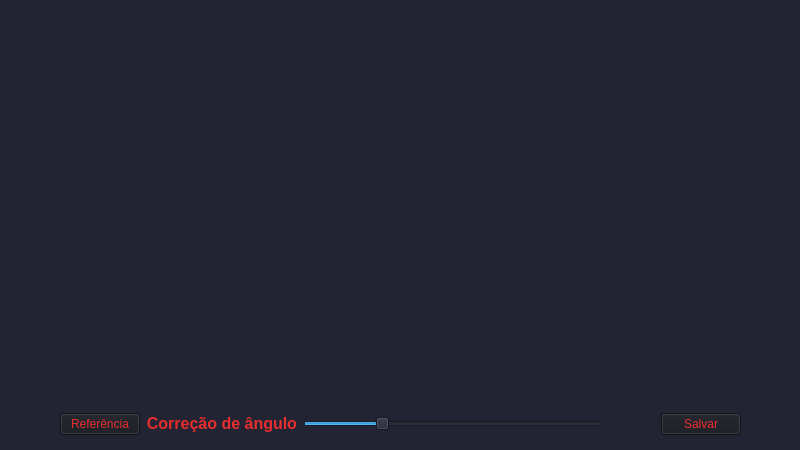
<?xml version="1.0" encoding="UTF-8"?>
<ui version="4.0">
 <class>MainWindow</class>
 <widget class="QMainWindow" name="MainWindow">
  <property name="geometry">
   <rect>
    <x>0</x>
    <y>0</y>
    <width>800</width>
    <height>450</height>
   </rect>
  </property>
  <property name="minimumSize">
   <size>
    <width>800</width>
    <height>450</height>
   </size>
  </property>
  <property name="maximumSize">
   <size>
    <width>800</width>
    <height>450</height>
   </size>
  </property>
  <property name="windowTitle">
   <string>Centros</string>
  </property>
  <property name="styleSheet">
   <string notr="true">background-color: #222433;</string>
  </property>
  <widget class="QWidget" name="centralwidget">
   <widget class="QLabel" name="QT_Imagem">
    <property name="geometry">
     <rect>
      <x>150</x>
      <y>10</y>
      <width>512</width>
      <height>384</height>
     </rect>
    </property>
    <property name="styleSheet">
     <string notr="true">background-color: #222433;</string>
    </property>
    <property name="text">
     <string/>
    </property>
   </widget>
   <widget class="QWidget" name="layoutWidget">
    <property name="geometry">
     <rect>
      <x>60</x>
      <y>400</y>
      <width>681</width>
      <height>48</height>
     </rect>
    </property>
    <layout class="QHBoxLayout" name="horizontalLayout">
     <item>
      <widget class="QPushButton" name="QT_btReferencia">
       <property name="styleSheet">
        <string notr="true">QPushButton{
background-color: rgb(23, 25, 33);
color: #E62E2E;
}
QPushButton:hover{
	background-color: #1B1D26;
}</string>
       </property>
       <property name="text">
        <string>Referência</string>
       </property>
      </widget>
     </item>
     <item>
      <widget class="QLabel" name="label">
       <property name="sizePolicy">
        <sizepolicy hsizetype="Preferred" vsizetype="Preferred">
         <horstretch>0</horstretch>
         <verstretch>0</verstretch>
        </sizepolicy>
       </property>
       <property name="font">
        <font>
         <pointsize>12</pointsize>
         <weight>75</weight>
         <bold>true</bold>
        </font>
       </property>
       <property name="styleSheet">
        <string notr="true">QPushButton{
background-color: rgb(23, 25, 33);
color: #E62E2E;
}
QPushButton:hover{
	background-color: #1B1D26;
}</string>
       </property>
       <property name="text">
        <string>&lt;html&gt;&lt;head/&gt;&lt;body&gt;&lt;p&gt;&lt;span style=&quot; color:#e62e2e;&quot;&gt;Correção de ângulo&lt;/span&gt;&lt;/p&gt;&lt;/body&gt;&lt;/html&gt;</string>
       </property>
       <property name="alignment">
        <set>Qt::AlignRight|Qt::AlignTrailing|Qt::AlignVCenter</set>
       </property>
      </widget>
     </item>
     <item>
      <widget class="QSlider" name="QT_angCorr">
       <property name="maximum">
        <number>360</number>
       </property>
       <property name="value">
        <number>90</number>
       </property>
       <property name="orientation">
        <enum>Qt::Horizontal</enum>
       </property>
      </widget>
     </item>
     <item>
      <widget class="QLabel" name="value_ang">
       <property name="sizePolicy">
        <sizepolicy hsizetype="Minimum" vsizetype="Minimum">
         <horstretch>0</horstretch>
         <verstretch>0</verstretch>
        </sizepolicy>
       </property>
       <property name="minimumSize">
        <size>
         <width>45</width>
         <height>30</height>
        </size>
       </property>
       <property name="text">
        <string/>
       </property>
      </widget>
     </item>
     <item>
      <widget class="QPushButton" name="QT_btSalvar">
       <property name="styleSheet">
        <string notr="true">QPushButton{
background-color: rgb(23, 25, 33);
color: #E62E2E;
}
QPushButton:hover{
	background-color: #1B1D26;
}</string>
       </property>
       <property name="text">
        <string>Salvar</string>
       </property>
      </widget>
     </item>
    </layout>
   </widget>
  </widget>
 </widget>
 <resources/>
 <connections/>
</ui>
